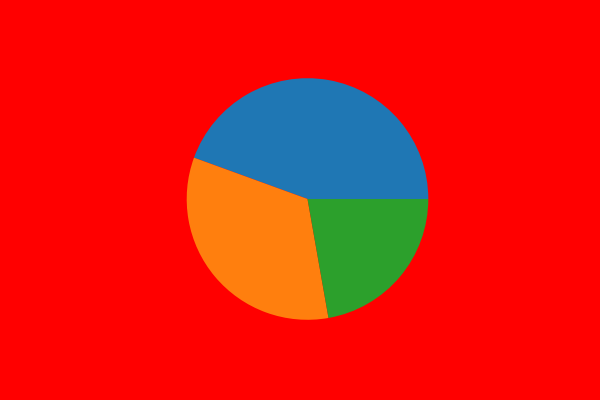
#> input picture matplotlib/piechar.png, 600 x 400 px
$ jupyter execute --allow-errors Untitled.ipynb
#> lines starting #> are read from the running program, lines starting #| are printed output that depends on the picture
# show image using imshow function

[cell 1]
import matplotlib.pyplot as plt
import numpy as np
import pandas as pd
from matplotlib import style

[cell 2]
import matplotlib.image as mpimg

[cell 3]
img=mpimg.imread('piechar.png')
#> img is the input picture: shape (400, 600, 4) float32; mean R, G, B, A 0.891, 0.0978, 0.0706, 1

[cell 4]
img

[cell 5]
type(img)

[cell 6]
img.shape
#> Out = (400, 600, 4)

[cell 7]
img.ndim  #color format so output will 3
#> Out = 3

[cell 8]
plt.imshow(img)
plt.show()

[cell 9]
#hide axis
plt.axis("off")
plt.imshow(img)
plt.show()

[cell 10]
#fig size
plt.figure(figsize=(16,9))
plt.axis("off")
plt.imshow(img)
plt.show()

[cell 11]
plt.figure(figsize=(16,9))
plt.axis("off")
plt.imshow(img)
plt.colorbar()
plt.show()
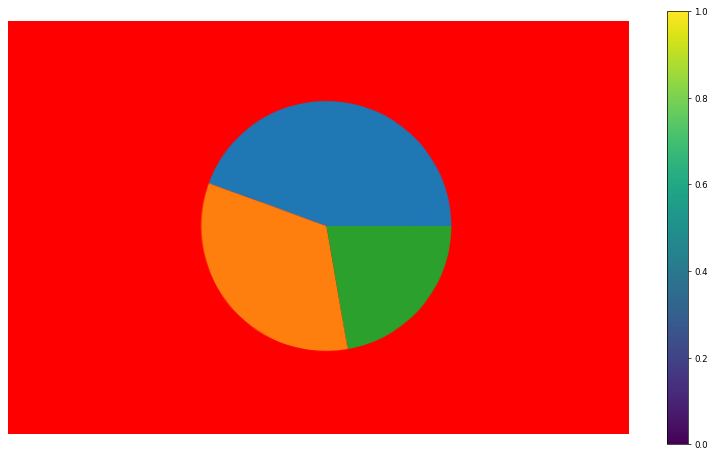
#> figure drawn by matplotlib, 2 panels

#> (a cell that did not finish here is left out)

[cell 13]
plt.figure(figsize=(16,9))
plt.axis("off")
#> (the rest of this cell did not finish here and is left out)

[cell 14]
x=img[:,:,1]
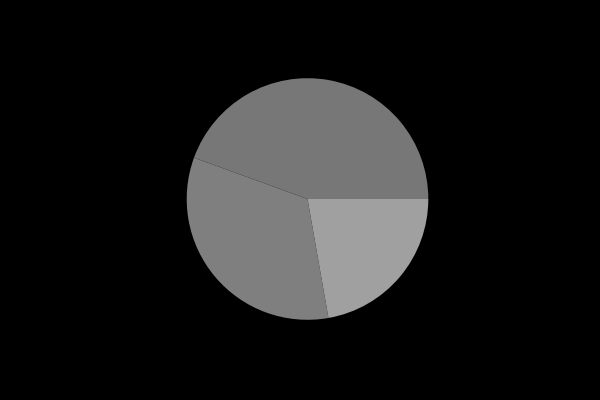
#> x: shape (400, 600) float32; min 0, max 0.627, mean 0.0978
plt.figure(figsize=(16,9))
plt.axis("off")
plt.imshow(x,cmap="Accent")
plt.colorbar()
plt.show()
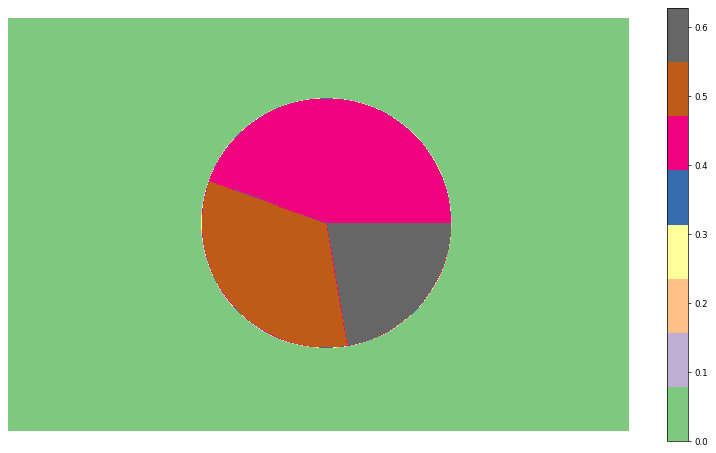
#> figure drawn by matplotlib, 2 panels

[cell 15]
x=img[:,:,1]
plt.figure(figsize=(16,9))
plt.axis("off")
plt.imshow(x,cmap="nipy_spectral")
plt.colorbar()
plt.show()
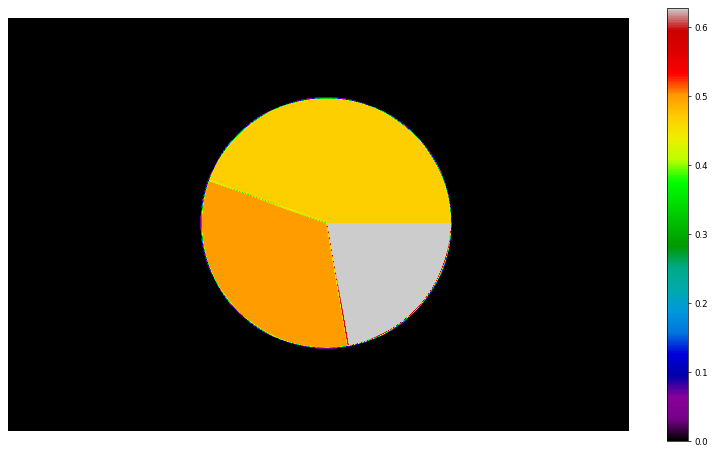
#> figure drawn by matplotlib, 2 panels
